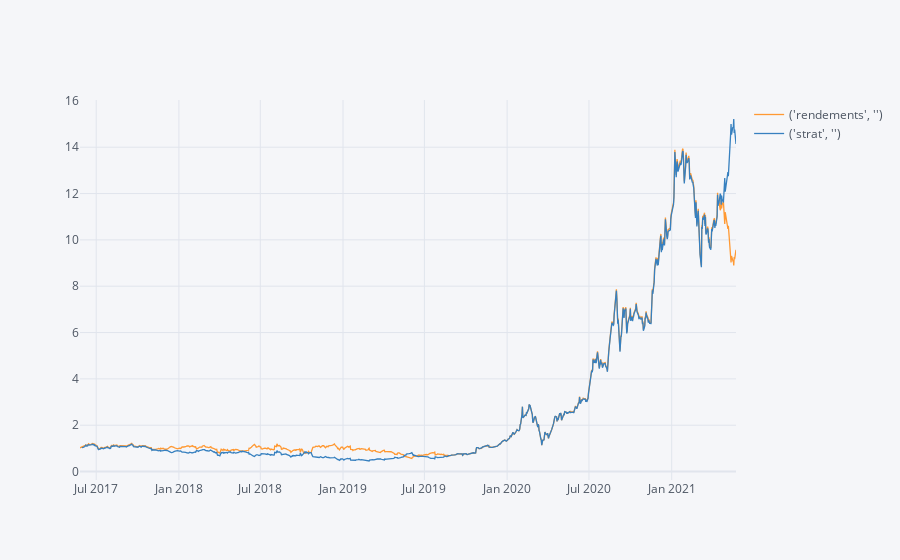

The notebook cell this image was saved under:
### Code cell
df[['rendements', 'strat']].cumsum().apply(np.exp).iplot()

### Figure 1 — Plotly figure (JSON) as saved in the notebook; plotly's stock layout.template omitted (floating-point values rounded to 4 significant figures; data arrays with more than 128 entries replaced by an {"elided": "..."} marker saying what was removed)
{"data": [{"line": {"color": "rgba(255, 153, 51, 1.0)", "dash": "solid", "shape": "linear", "width": 1.3}, "mode": "lines", "name": "('rendements', '')", "text": "", "type": "scatter", "x": {"elided": "1005 str values"}, "y": {"elided": "1005 float values"}}, {"line": {"color": "rgba(55, 128, 191, 1.0)", "dash": "solid", "shape": "linear", "width": 1.3}, "mode": "lines", "name": "('strat', '')", "text": "", "type": "scatter", "x": {"elided": "1005 str values"}, "y": {"elided": "1005 mixed values"}}], "layout": {"legend": {"bgcolor": "#F5F6F9", "font": {"color": "#4D5663"}}, "paper_bgcolor": "#F5F6F9", "plot_bgcolor": "#F5F6F9", "title": {"font": {"color": "#4D5663"}}, "xaxis": {"gridcolor": "#E1E5ED", "showgrid": true, "tickfont": {"color": "#4D5663"}, "title": {"font": {"color": "#4D5663"}, "text": ""}, "zerolinecolor": "#E1E5ED"}, "yaxis": {"gridcolor": "#E1E5ED", "showgrid": true, "tickfont": {"color": "#4D5663"}, "title": {"font": {"color": "#4D5663"}, "text": ""}, "zerolinecolor": "#E1E5ED"}}}
